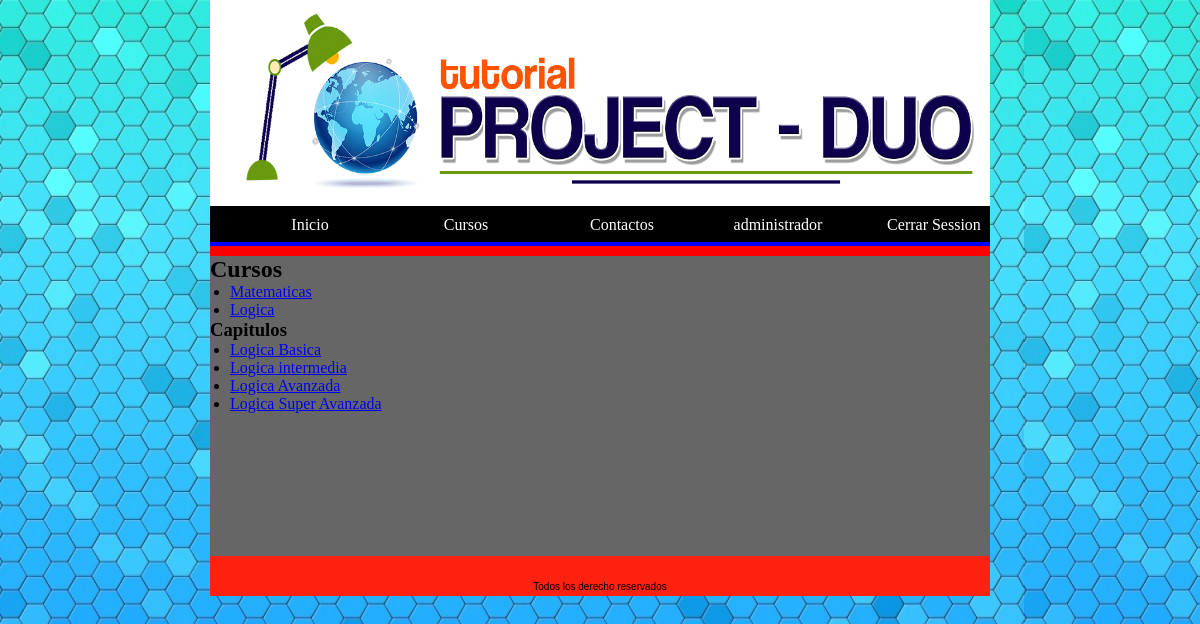
Page /cursos.php?id=2 (signed in) on the committed database.
### tables this page shows
CREATE TABLE IF NOT EXISTS `cursos` (
  `id` int(11) NOT NULL AUTO_INCREMENT,
  `nombre` varchar(45) DEFAULT NULL,
  PRIMARY KEY (`id`)
);

CREATE TABLE IF NOT EXISTS `capitulos` (
  `id` int(11) NOT NULL AUTO_INCREMENT,
  `nombre` varchar(45) DEFAULT NULL,
  `numero` int(11) DEFAULT NULL,
  `cursos_id` int(11) NOT NULL,
  `pasos` int(11) DEFAULT NULL,
  PRIMARY KEY (`id`),
  KEY `fk_capitulos_cursos1_idx` (`cursos_id`),
  CONSTRAINT `fk_capitulos_cursos1` FOREIGN KEY (`cursos_id`) REFERENCES `cursos` (`id`) ON DELETE NO ACTION ON UPDATE NO ACTION
);

### cursos.php (the view, shortened to what this page needs)
<?php require('encabezado.php'); ?>
<?php
	require('conneccion.php');
	$query = "select c.* from usuarios  u"
			." right join cursos_usuarios  cu"
			." on cu.usuarios_id = u.id"
			." right join cursos c"
			." on cu.cursos_id = c.id"
			." where u.id = {$_SESSION['user_id']}";
	$resultado = $mysqli->query($query);
	if($resultado){
		$cursos = $resultado;
	}else{
		$mensaje = "no se pudieron obtener los cursos";
	}
?>
<section id="banner">
	<div >
		<h2> Cursos </h2>
		<ul  ">
			<?php while($curso = $cursos->fetch_array(MYSQLI_ASSOC)) { ?>
			<li style="margin-left:20px;" >
				<a href="cursos.php?id=<?php echo $curso['id']; ?>" >
					<?php echo $curso["nombre"]; ?>
				</a>
			</li>
			<?php } ?>
		</ul>
	</div>
	<?php if(isset($_GET['id'])) { ?>
	<div >
		<?php
			$query_capitulos = "SELECT * FROM capitulos "
			." where cursos_id = ".$_GET['id'];
			$capitulos = $mysqli->query($query_capitulos);
			if($capitulos){
				$capitulos = $capitulos;
			}else{
				$mensaje = "No Capitulos encontrados";
			}
		 ?>
		<h1> Capitulos </h1>
		<ul>
			<?php while($cap = $capitulos->fetch_array(MYSQLI_ASSOC) ) { ?>
			<li style="margin-left:20px;">
				<a href="capitulo_contenido.php?id=<?php echo $cap['id'];  ?>&paso=1" >
					<?php echo $cap['nombre'] ?>
				</a>
			</li>
			<?php } ?>
		</ul>
	</div>
	<?php } ?>
</section>
<footer>
        <p> Todos los derecho reservados <br>
        </p>
        </footer>
        </section>
	</body>
</html>

### estilos/estilos.css (style rules this page uses)
* { border:0; margin: 0; padding: 0; }
body { background:url(../img/image1.jpg); }
header, #banner, #noticias, #tienda, #marcas { background: #fff; width: 780px; max-height: 256px; }
#banner { background: #666; min-height: 300px; overflow: hidden; }
footer { background: #f21; width: 780px; height: 15px; padding-top: 25px }
footer p { font-family: arial; font-size: 10px; text-align: center; }

### rows in the picture
cursos: nombre "Matematicas"
cursos: nombre "Logica"
capitulos: nombre "Logica Basica"
capitulos: nombre "Logica intermedia"
capitulos: nombre "Logica Avanzada"
capitulos: nombre "Logica Super Avanzada"

### other values in the picture
$_SESSION['usuario'] "administrador"
